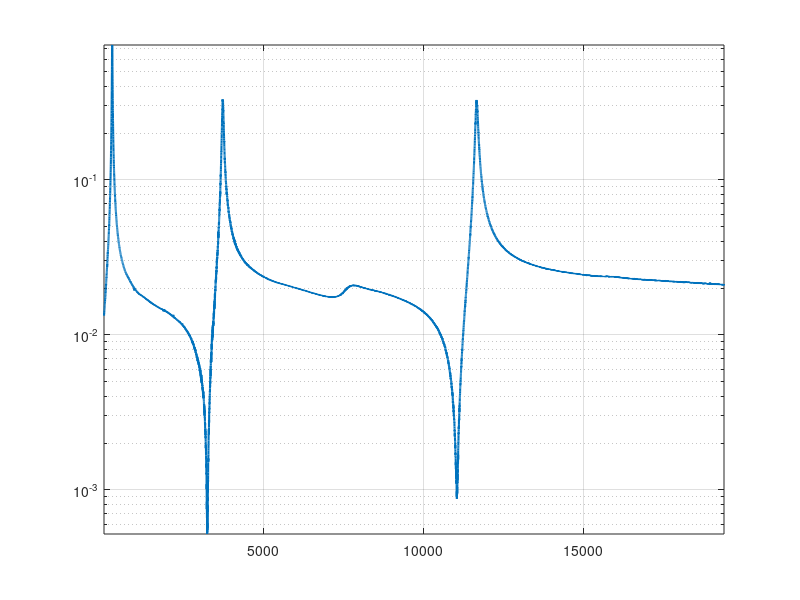

Source code (MATLAB): (Note: this script raises an error after producing the figure.)
clear; close all; clc

%% LOADING TF FROM SC EMS WITHOUT Rsh CIRCUIT
% visual check on the estimated transfer function
load("transfer_fun.mat")
H_sc=G_jk;
figure
title('Experimental Trasfer Function')
semilogy(abs(G_jk), 'LineWidth',1.5)
grid on
axis tight

% find f nat indexes
[~, locus_hsc] = findpeaks(log(abs(H_sc)),'MinPeakProminence',2);

% data coming from the experiments in short and open circuits
% nomenclature reffered to the paper
omega_itilde=[ 174.46  895.98  2567.5];
omega_i=[ 169.65  892.63  2554.3];

%% Piezoelectric path capacitance
% piezoelectric patch capacitance of tne blocked structure (i.e in
% sismographic region) evaluated by the analytical exact form
fig = openfig('cpi.fig');
fig = gcf;
ax = gca;
lines = findobj(ax, 'Type', 'line');
for i = 1:length(lines)
    frequency = get(lines(i), 'XData');
    capacity = get(lines(i), 'YData');
end

[~,index]=findpeaks(capacity,'MinPeakDistance', 100,'MinPeakHeight',4e-8);
mean_point1=floor((index(1)+index(2))/2);
mean_point2=floor((index(2)+index(3))/2);
mean_point3=floor((index(3)+index(4))/2);

Cp_1=capacity(mean_point1);
Cp_2=capacity(mean_point2);
Cp_3=capacity(mean_point3);

%% Building the shunt impedance
%Cp_1 = 37.5e-9; % [Farad] value used for our experiment

Beta2 = 0.7; 
C2_serie = Cp_1/Beta2; 

k1 = sqrt((omega_itilde(1)^2 - omega_i(1)^2)/omega_i(1)^2);
omega_sc = omega_i(1)*sqrt(1-(Beta2*k1^2 / (1-Beta2)));
omega_oc = omega_itilde(1);
omega_f = sqrt((omega_oc.^2 + omega_sc.^2)./2);
tau_opt = 1./omega_f;

Rsh = tau_opt * (1 - Beta2) / Cp_1;
EMEMCF1 = k1/sqrt((1-Beta2));
X1 = EMEMCF1 * omega_i * sqrt(Cp_1);

%% Compare the experimenatal results with the theoretical analytical effect coming from the single mode
% Performance evaluation of single mode control [mode 1]
% this function is the FRF evaluated with the optimal tau constant, function of:
% omega_i --> natural frequency of the mechanical structure
% omega_s
% omega_oc
% xii     --> structural damping of the structure 
% tau_e   --> electrical time constant which depends on the mode considered [mode 1]

Ceq = Cp_1*C2_serie/(C2_serie-Cp_1); % Equivalent capacitance for series config, evaluated for Cp in 1st mode

omega_step =(100:1/3:250);
f_step = 1/30;
o_step = 2*pi*f_step;
f_start = round(100/o_step/pi);
f_fine = round(250/o_step/pi);

xii = 0.0145; % real value evaluated from the first experiments in short circuit
H1 = @(Omega) (1+1i*tau_opt(1).*Omega)./(omega_sc(1).^2 - (1 + 2*xii*omega_i(1)*tau_opt(1)).*Omega.^2 + 1i.*Omega.*(tau_opt(1)*omega_oc(1).^2 + 2*xii*omega_i(1) - tau_opt(1).*Omega.^2));

figure
%title('FRF NC layout w optimal Rsh on 1^{st} mode H1(\Omega,\xi)')
%semilogy(100:o_step*pi:250, abs(H_sc(f_start:f_fine-1)),'k--', 'LineWidth',1)
hold on
grid on
semilogy(omega_step, abs(H1(omega_step)),'--','LineWidth',1.5);

for xii = [0.0001 0.001 0.01 0.1]
    H1 = @(Omega) (1+1i*tau_opt(1).*Omega)./(omega_sc(1).^2 - (1 + 2*xii*omega_i(1)*tau_opt(1)).*Omega.^2 + 1i.*Omega.*(tau_opt(1)*omega_oc(1).^2 + 2*xii*omega_i(1) - tau_opt(1).*Omega.^2));
    semilogy(omega_step, abs(H1(omega_step)), 'LineWidth',1); 
end

title('FRFs comparison on 1^{st} resonance frequency')
ylabel('Magnitude | |')
xlabel('Frequency [rad/s]')
legend('FRF NC series R_{sh} \xi estimated = 1.45%','FRF NC series R_{sh} \xi = 0.01%', 'FRF NC series R_{sh} \xi = 0.1%', 'FRF NC series R_{sh} \xi = 1%', 'FRF NC series R_{sh} \xi = 10%',Location='best')
hold off

%% Comparison teo
xii = 0.01;
Hsc = 1/(2*xii*omega_i(1)^2*sqrt(1-xii^2));
H1 = @(Omega) (1+1i*tau_opt(1).*Omega)./(omega_sc(1).^2 - (1 + 2*xii*omega_i(1)*tau_opt(1)).*Omega.^2 + 1i.*Omega.*(tau_opt(1)*omega_oc(1).^2 + 2*xii*omega_i(1) - tau_opt(1).*Omega.^2));
Adb_1 = 20*log10(Hsc./abs(H1(omega_f(1))));
disp('Attenuazione teorica calcolato come rapporto tra'); 
disp(['FRF elemento EMS in short circuit e con Rsh teorica: ', num2str(Adb_1), 'dB']);

%% Alternative formulation
K = k1*sqrt(Beta2/(1-Beta2));
Adb_teo_1 = 20*log10((EMEMCF1^2+2*sqrt(2)*xii*sqrt(2+EMEMCF1^2-2*K^2))/(4*xii*sqrt(1-xii^2)));
disp(['Attenuazione con formula teorica: ', num2str(Adb_teo_1), 'dB']);

%% Comparison exp
load("close.mat")
Hsc = abs(G_jk(locs(1)));
load("circuit.mat")
Hsh = abs(G_jk(locs(1)));
Adb_exp = 20*log10(Hsc/Hsh);
disp(['Attenuazione sperimentale: ', num2str(Adb_exp),'dB']);

